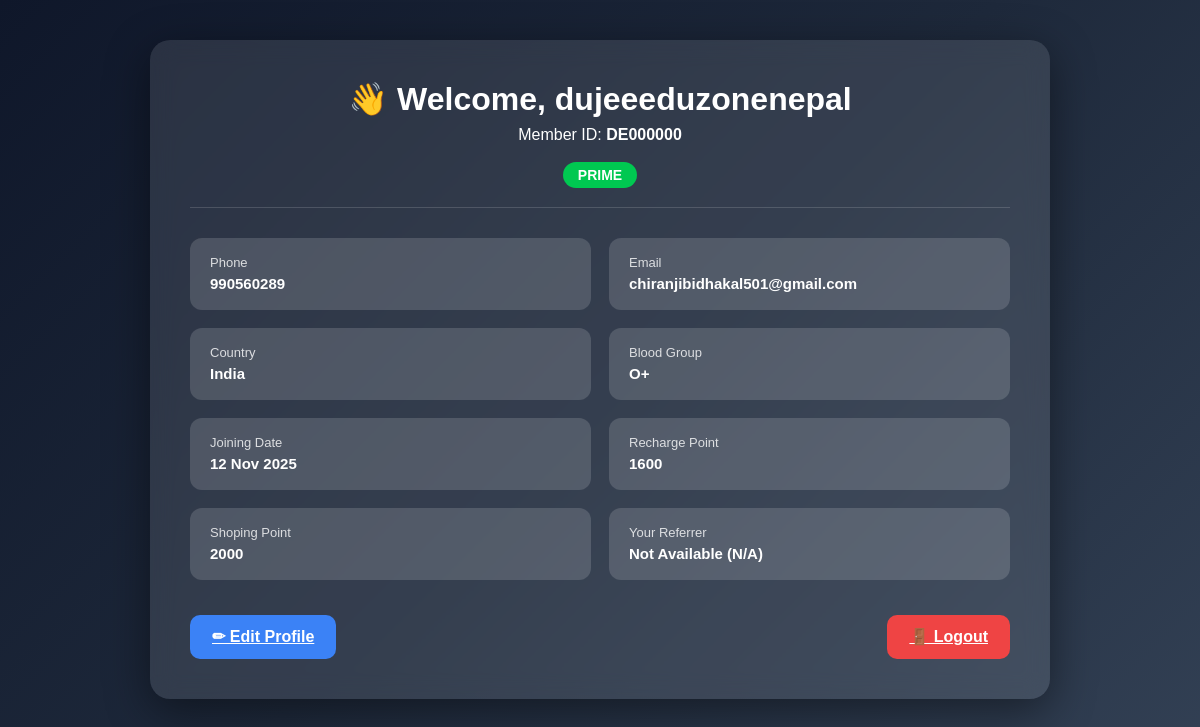
The page /user_dashboard.php (signed in) on the database its author committed.
### tables this page shows
CREATE TABLE `members` (
  `id` int(11) NOT NULL,
  `mlm_id` varchar(20) NOT NULL,
  `ref_id` varchar(20) DEFAULT NULL,
  `full_name` varchar(100) NOT NULL,
  `phone` varchar(15) NOT NULL,
  `email` varchar(100) DEFAULT NULL,
  `roll_no` varchar(50) NOT NULL,
  `rp` int(11) DEFAULT NULL,
  `sp` int(11) DEFAULT NULL,
  `password` varchar(255) NOT NULL,
  `country` varchar(50) NOT NULL,
  `blood_group` varchar(10) NOT NULL,
  `status` enum('red','prime') DEFAULT 'red',
  `joining_date` timestamp NOT NULL DEFAULT current_timestamp(),
  `reg_date` timestamp NOT NULL DEFAULT current_timestamp(),
  `account_holder` varchar(100) DEFAULT NULL,
  `bank_name` varchar(100) DEFAULT NULL,
  `account_number` varchar(50) DEFAULT NULL,
  `ifsc_code` varchar(20) DEFAULT NULL,
  `branch_name` varchar(100) DEFAULT NULL
);

### user_dashboard.php (the view, shortened to what this page needs)
<?php
require 'db.php';
$id = $_SESSION['member_id'];
$stmt = $mysqli->prepare("SELECT * FROM members WHERE id=?");
$stmt->bind_param("i", $id);
$stmt->execute();
$member = $stmt->get_result()->fetch_assoc();
$ref_name = "Not Available";
$ref_mlm = "N/A";
?>
<!DOCTYPE html>
<html>
<head>
<link href="https://cdn.jsdelivr.net/npm/bootstrap@5.3.2/dist/css/bootstrap.min.css" rel="stylesheet">
</head>
<body>
<div class="dashboard">
    <div class="profile-header">
        <h2>👋 Welcome, <?= $member['full_name'] ?></h2>
        <p>Member ID: <strong><?= $member['mlm_id'] ?></strong></p>
        <?php
        $statusClass = $member['status']=="prime" ? "status-prime" : "status-red";
        ?>
        <span class="status-badge <?= $statusClass ?>">
            <?= strtoupper($member['status']) ?>
        </span>
    </div>
    <div class="info-grid">
        <div class="info-box">
            <span class="info-label">Phone</span>
            <strong><?= $member['phone'] ?></strong>
        </div>
        <div class="info-box">
            <span class="info-label">Email</span>
            <strong><?= $member['email'] ?></strong>
        </div>
        <div class="info-box">
            <span class="info-label">Country</span>
            <strong><?= $member['country'] ?></strong>
        </div>
        <div class="info-box">
            <span class="info-label">Blood Group</span>
            <strong><?= $member['blood_group'] ?></strong>
        </div>
        <div class="info-box">
            <span class="info-label">Joining Date</span>
            <strong><?= date("d M Y", strtotime($member['joining_date'])) ?></strong>
        </div>
        <div class="info-box">
            <span class="info-label">Recharge Point</span>
            <strong><?= $member['rp'] ?></strong>
        </div>
        <div class="info-box">
            <span class="info-label">Shoping Point</span>
            <strong><?= $member['sp'] ?></strong>
        </div>
        <div class="info-box">
            <span class="info-label">Your Referrer</span>
            <strong><?= $ref_name ?> (<?= $ref_mlm ?>)</strong>
        </div>
    </div>
    <div class="buttons">
        <a href="update_profile.php" class="btn-edit">✏ Edit Profile</a>
        <a href="user_logout.php" class="btn-logout">🚪 Logout</a>
    </div>
</div>
</body>
</html>

### user_dashboard.php (style rules this page uses)
body { background: linear-gradient(135deg,#0f172a,#1e293b,#334155); font-family: Poppins, sans-serif; min-height:100vh; padding:40px 0; }
.dashboard { width: 900px; margin:auto; background: rgba(255,255,255,0.1); border-radius:20px; padding:40px; backdrop-filter: blur(12px); color:white; box-shadow:0 12px 45px rgba(0,0,0,0.45); animation: fade .7s ease; }
.profile-header { text-align:center; padding-bottom:20px; border-bottom:1px solid rgba(255,255,255,0.15); }
.profile-header h2 { font-weight:700; margin-bottom:5px; }
.status-badge { padding:5px 15px; border-radius:20px; font-size:14px; font-weight:600; }
.status-prime { background:#00c851; }
.info-grid { margin-top:30px; display:grid; grid-template-columns: repeat(2, 1fr); gap:18px; }
.info-box { background: rgba(255,255,255,0.15); padding:15px 20px; border-radius:12px; display:flex; flex-direction:column; font-size:15px; }
.info-label { opacity:0.8; font-size:13px; }
.buttons { margin-top:35px; display:flex; justify-content:space-between; }
.btn-edit { background:#3b82f6; border:none; color:white; padding:10px 22px; border-radius:10px; font-weight:600; }
.btn-logout { background:#ef4444; border:none; color:white; padding:10px 22px; border-radius:10px; font-weight:600; }

### rows shown on the page
members: full_name "dujeeeduzonenepal", mlm "DE000000", status "PRIME", phone "990560289", email "chiranjibidhakal501@gmail.com", country "India", blood_group "O+", joining_date "12 Nov 2025", rp "1600", sp "2000"

### other values the page prints
$ref_name "Not Available"
$ref_mlm "N/A"
